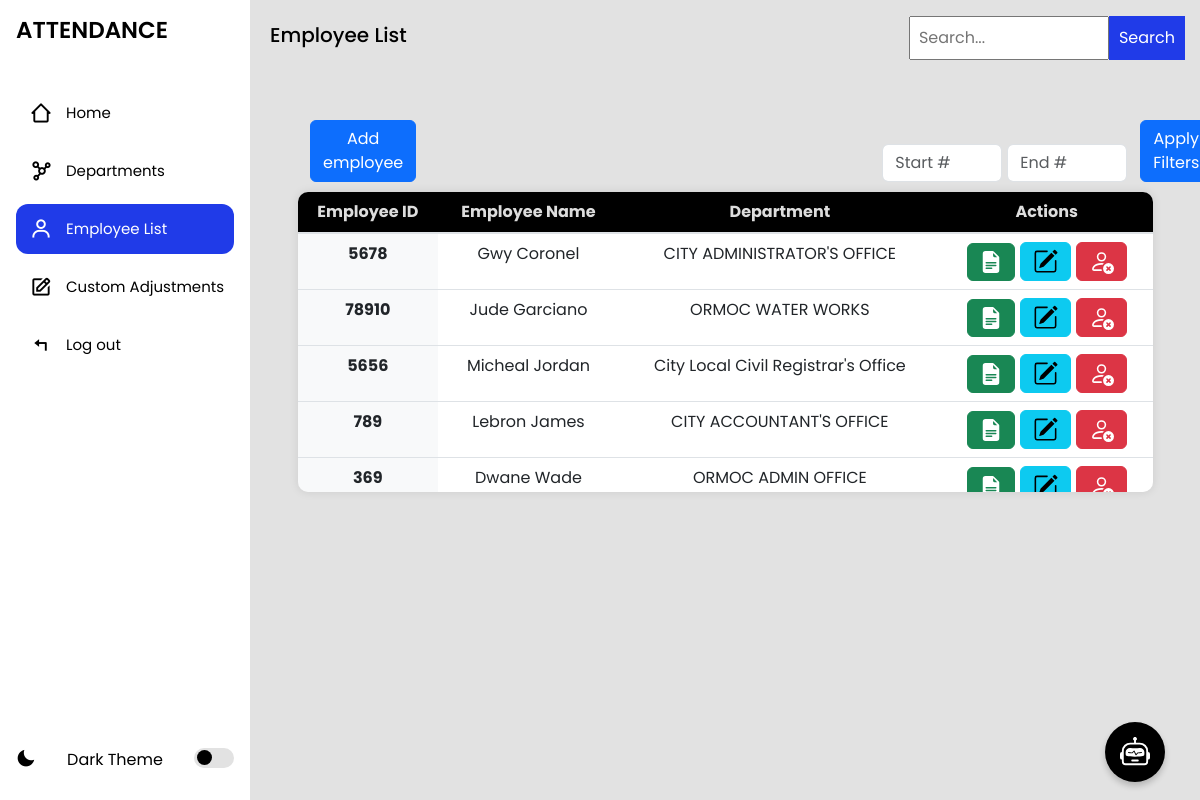
The page /employeelist/ (signed in) on the database as committed earlier.
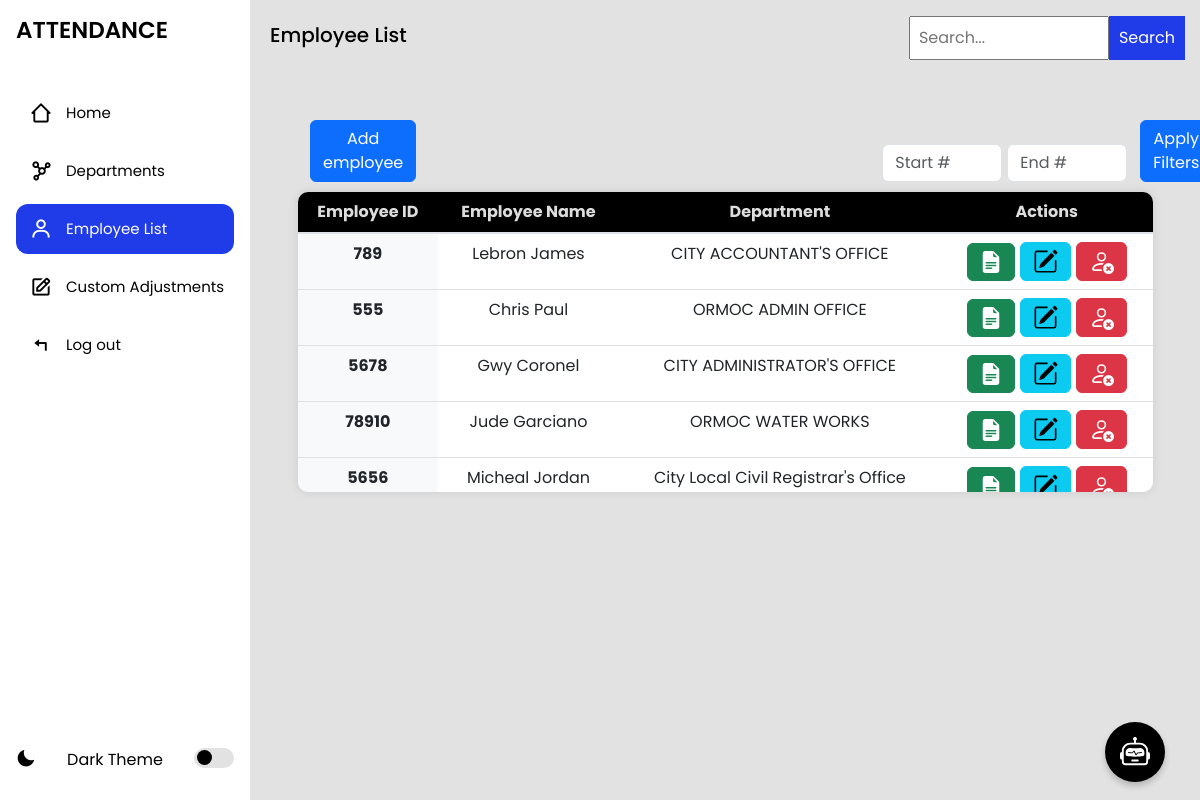
The same page on the database as committed later.
### myapp/models.py (models this page shows, shortened)
class Employee(models.Model):
    employee_id = models.CharField(max_length=100, unique=True)
    first_name = models.CharField(max_length=120)
    last_name = models.CharField(max_length=120)
    username = models.CharField(max_length=100, unique=True, default='defaultuser')
    password = models.CharField(max_length=128, default='defaultpassword')
    department_name = models.ForeignKey(Department, on_delete=models.CASCADE, related_name='employees')
    updated = models.DateTimeField(auto_now=True)
    created = models.DateTimeField(auto_now_add=True)
    class Meta:
        ordering = ['-updated', '-created']

class Department(models.Model):
    name = models.CharField(max_length=100)
    def __str__(self):
        return self.name

### myapp/views.py (the view, shortened to what this page needs)
# urls.py: path('employeelist/', views.employeelist, name='employeelist'),
@login_required
def employeelist(request):
    search_query = request.GET.get('search', '')
    if search_query:
        employees = Employee.objects.filter(
            Q(employee_id__icontains=search_query) |
            Q(first_name__icontains=search_query) |
            Q(last_name__icontains=search_query) |
            Q(department_name__name__icontains=search_query)
        )
    else:
        employees = Employee.objects.all()
    departments = Department.objects.all()  # Fetch departments here
    context = {
        "employees": employees,
        "departments": departments,
    }
    return render(request, 'employeelist.html', context)

### myapp/templates/employeelist.html (shortened to what this page needs)
{% extends 'index.html' %}
{% block content %}
<section class="home">
    <div class="navs d-flex align-items-center justify-content-between">
    <p>Employee List</p>
<form method="GET" action="{% url 'employeelist' %}" class="search-parent">
  <input type="search" name="search" placeholder="Search..." class="search" value="{{ request.GET.search }}" />
  <button type="submit">Search</button>
</form>
</div>
<div class="topButtons">
    <div style="display: flex; align-items: end; justify-content: start;margin-left: 60px;" >
                <button type="button" class="btn btn-primary"
                data-bs-toggle="modal" data-bs-target="#signupModal">
                Add employee
                </button>
</div>
        <form id="filterRangeForm" class="ms-3" >
            <input type="number" min="1" id="startNumber" class="form-control d-inline-block" placeholder="Start #" style="width: 120px;" />
            <input type="number" min="1" id="endNumber" class="form-control d-inline-block" placeholder="End #" style="width: 120px;" />
            <button type="button" id="applyFilters" class="btn btn-primary ms-2">Apply Filters</button>
        </form>
</div>
<div class="table-container">
    <table class="table">
        <thead>
            <tr>
                <th scope="col">Employee ID</th>
                <th scope="col">Employee Name</th>
                <th scope="col">Department</th>
                <th scope="col">Actions</th>
            </tr>
        </thead>
        <tbody>
            {% for employee in employees %}
            <tr class="employeeListRow"  data-status="{{ employee.status|default:'all' }}">
                <th scope="row">{{ employee.employee_id }}</th>
                <td>{{ employee.first_name }} {{ employee.last_name }}</td>
                <td>{{ employee.department_name }}</td>
                <td>
                    <div class="btn-group" style="display: flex; flex-direction: row; align-items: center; gap: 5px; justify-content:center;">
                        <a  href="{% url 'view_employee' employee.employee_id %}">
                        <button class="btn btn-success" >
                            </button>
                        </a>
                        <a  data-bs-toggle="modal" data-bs-target="#editEmployeeModal{{ employee.id }}" role="button">
                            <button class="btn btn-info">
                        </button>
                        </a>
                        <form action="{% url 'delete_employee' employee.id %}" method="POST">
                            <button class="btn btn-danger" type="button" data-bs-toggle="modal" data-bs-target="#deleteModal-{{ employee.id }}">
                            </button>
                        </form>
                    </div>
                </td>
            </tr>
            {% empty %}
            <tr>
                <td colspan="6">Employee doesnt exist</td>
            </tr>
            {% endfor %}
        </tbody>
    </table>
</div>
</section>
{% endblock %}

Rows that differ between the two databases and show on the page:
no longer on this page (row unchanged): Employee: employee_id "369", first_name "Dwane", last_name "Wade", department_name "ORMOC ADMIN OFFICE"
changed Employee "Lebron": moves up the list
added Employee: employee_id "555", first_name "Chris", last_name "Paul", department_name "ORMOC ADMIN OFFICE"
